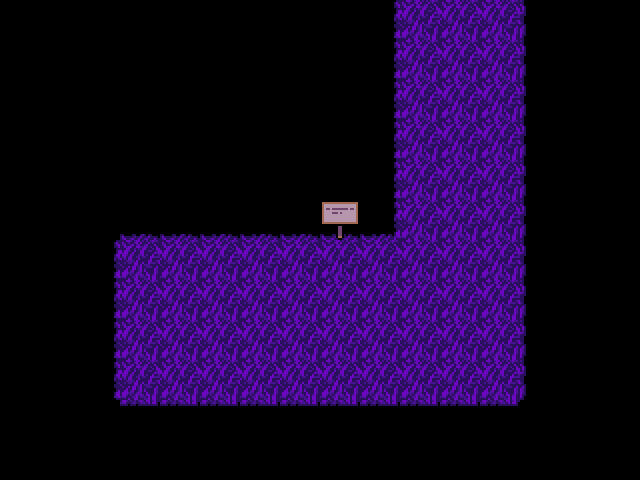

This game map was drawn from its Tiled (.tmx) file and the tilesets committed beside it. A one-line description and the full map source follow:
An orthogonal 16x12 tile map with 40x40 px tiles, 3 tile layers (tiles, tiles1, decal), 3 tilesets and 11 objects (candytree, darkness, entrydown, spawn, transition, ...).

<map version="1.10" tiledversion="1.10.0" orientation="orthogonal" renderorder="right-down" width="16" height="12" tilewidth="40" tileheight="40" infinite="0" nextlayerid="12" nextobjectid="109">
 <editorsettings>
  <export target="data.lua" format="lua" />
 </editorsettings>
 <properties>
  <property name="border" value="castle" />
  <property name="music" value="deltarune/field_of_hopes" />
  <property name="name" value="Field" />
 </properties>
 <tileset firstgid="1" source="../../../../../tilesets/bg_darkfield_tiles.tsx" />
 <tileset firstgid="67" source="../../../../../tilesets/bg_treetiles_new.tsx" />
 <tileset firstgid="71" source="../../../../../tilesets/chapter1.tsx" />
 <layer id="1" name="tiles" width="16" height="12">
  <data encoding="csv">
0,0,0,0,0,0,0,0,0,15,52,52,52,13,0,0,
0,0,0,0,0,0,0,0,0,15,52,52,52,13,0,0,
0,0,0,0,0,0,0,0,0,15,52,52,52,13,0,0,
0,0,0,0,0,0,0,0,0,15,52,52,52,13,0,0,
0,0,0,0,0,0,0,0,0,15,52,52,52,13,0,0,
0,0,0,20,20,20,20,20,20,21,52,52,52,13,0,0,
0,0,15,52,52,52,52,52,52,52,52,52,52,13,0,0,
0,0,15,52,52,52,52,52,52,52,52,52,52,13,0,0,
0,0,15,52,52,52,52,52,52,52,52,52,52,13,0,0,
0,0,15,52,52,52,52,52,52,52,52,52,52,13,0,0,
0,0,0,8,8,8,8,8,8,8,8,8,8,0,0,0,
0,0,0,0,0,0,0,0,0,0,0,0,0,0,0,0
</data>
 </layer>
 <layer id="6" name="tiles1" width="16" height="12">
  <data encoding="csv">
0,0,0,0,0,0,0,0,0,0,0,0,0,0,0,0,
0,0,0,0,0,0,0,0,0,0,0,0,0,0,0,0,
0,0,0,0,0,0,0,0,0,0,0,0,0,0,0,0,
0,0,0,0,0,0,0,0,0,0,0,0,0,0,0,0,
0,0,0,0,0,0,0,0,0,0,0,0,0,0,0,0,
0,0,0,0,0,0,0,0,6,0,0,0,0,0,0,0,
0,0,0,0,0,0,0,0,0,0,0,0,0,0,0,0,
0,0,0,0,0,0,0,0,0,0,0,0,0,0,0,0,
0,0,0,0,0,0,0,0,0,0,0,0,0,0,0,0,
0,0,0,0,0,0,0,0,0,0,0,0,0,0,0,0,
0,0,0,0,0,0,0,0,0,0,0,0,0,0,0,0,
0,0,0,0,0,0,0,0,0,0,0,0,0,0,0,0
</data>
 </layer>
 <layer id="2" name="decal" width="16" height="12">
  <data encoding="csv">
0,0,0,0,0,0,0,0,0,0,0,0,0,0,0,0,
0,0,0,0,0,0,0,0,0,0,0,0,0,0,0,0,
0,0,0,0,0,0,0,0,0,0,0,0,0,0,0,0,
0,0,0,0,0,0,0,0,0,0,0,0,0,0,0,0,
0,0,0,0,0,0,0,0,0,0,0,0,0,0,0,0,
0,0,0,0,0,0,0,0,0,0,0,0,0,0,0,0,
0,0,0,0,0,0,0,0,0,0,0,0,0,0,0,0,
0,0,0,0,0,0,0,0,0,0,0,0,0,0,0,0,
0,0,0,0,0,0,0,0,0,0,0,0,0,0,0,0,
0,0,0,0,0,0,0,0,0,0,0,0,0,0,0,0,
0,0,0,0,0,0,0,0,0,0,0,0,0,0,0,0,
0,0,0,0,0,0,0,0,0,0,0,0,0,0,0,0
</data>
 </layer>
 <objectgroup color="#f000ff" id="9" name="objects_back">
  <object id="99" name="candytree" x="160" y="60" width="140" height="164" />
 </objectgroup>
 <objectgroup id="11" name="controllers">
  <object id="108" name="darkness" x="40" y="120">
   <properties>
    <property name="alpha" type="float" value="0.85" />
    <property name="characters" value="player" />
    <property name="extend" type="bool" value="true" />
    <property name="light_alpha" type="float" value="1" />
    <property name="light_color" type="color" value="#ffaaff00" />
    <property name="light_radius" type="float" value="75" />
    <property name="style" value="soft" />
   </properties>
   <point />
  </object>
 </objectgroup>
 <objectgroup color="#0000ff" id="3" name="collision" opacity="0.5">
  <object id="88" x="360" y="0" width="40" height="240" />
  <object id="90" x="80" y="200" width="40" height="200" />
  <object id="91" x="80" y="400" width="480" height="40" />
  <object id="92" x="520" y="0" width="40" height="400" />
  <object id="101" x="120" y="200" width="200" height="40" />
 </objectgroup>
 <objectgroup color="#7f00ff" id="4" name="markers">
  <object id="94" name="entrydown" x="460" y="80">
   <point />
  </object>
  <object id="98" name="spawn" x="440" y="320">
   <point />
  </object>
 </objectgroup>
 <objectgroup color="#ff00ff" id="5" name="objects">
  <object id="96" name="transition" x="400" y="-20" width="120" height="40">
   <properties>
    <property name="map" value="cloudwebs/_Chapter1/Fields/fields_4" />
    <property name="marker" value="entryup" />
   </properties>
  </object>
  <object id="103" name="interactable" x="320" y="200" width="40" height="40">
   <properties>
    <property name="cutscene" value="chapter1.fohad_sign_3" />
    <property name="once" type="bool" value="false" />
    <property name="solid" type="bool" value="true" />
   </properties>
  </object>
 </objectgroup>
</map>
